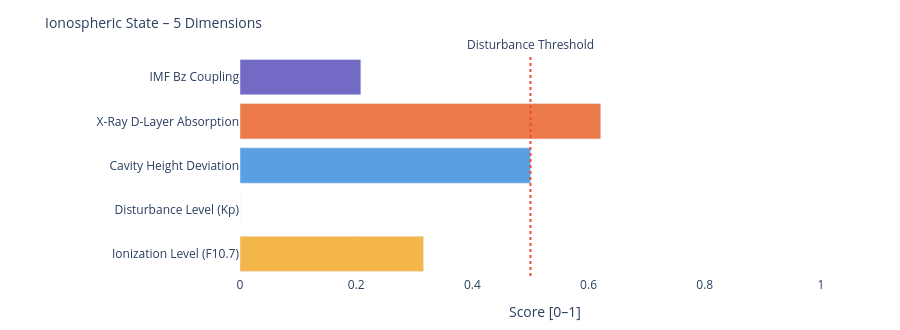

Notebook code for this chart:
### Markdown cell above
---
### 📐 Systemic Insight: Geometric Cavity vs. Real Schumann Resonance

**Relevant for:** Layer 6 = delta analysis &nbsp;|&nbsp; Layer 7 = feature vector / system interpretation

A cavity height change from 80 km to 70 km shifts the **idealized geometric frequencies** only minimally:

| Modus | Aktuell | Referenz | Δ |
|-------|---------|----------|---|
| SR-1 | 10.4762 Hz | 10.4599 Hz | +16 mHz |
| SR-2 | 18.1452 Hz | 18.1171 Hz | +28 mHz |
| SR-3 | 25.6612 Hz | 25.6215 Hz | +40 mHz |
| SR-4 | 33.1285 Hz | 33.0772 Hz | +51 mHz |

The geometric effect is limited because 10 km is very small compared to Earth's radius (~6371 km).

**Consequence:** Real Schumann deviations are likely driven more strongly by **conductivity, damping, day/night structure, lightning distribution and source geometry** than by pure cavity height.

---

**Layer 6 compares:**
```
geometric Δ from Layer 4  vs.  observed Δ from real Schumann measurement data
```

**Layer 7 Feature:**
```
If real Δ >> geometric Δ  →  non-geometric factors dominant
```

### Code cell
# ============================================================
# IONOSPHERIC STATE – Summary gauge
# Five dimensions: ionization, disturbance, cavity height, X-Ray, Bz coupling
# ============================================================

def norm(v, lo, hi):
    if v is None: return None
    return round(max(0.0, min(1.0, (v - lo) / (hi - lo))), 3)

# Ionization level (F10.7 → F2-Layer)
ioniz = norm(f107_val, 60, 250)

# Disturbance level (Kp → E/F-Layer irregularities)
disturb = norm(kp_val, 0, 9)

# Cavity height deviation from reference (80 km)
h_dev = norm(abs(h_eff - 80), 0, 20)

# X-Ray ionization (D-Layer absorption)
xray_ioniz = None
if xray_now is not None:
    xray_ioniz = norm(math.log10(max(xray_now, 1e-9)) + 9, 0, 5)

# Bz coupling (southward Bz → stronger magnetosphere-ionosphere coupling)
bz_coupling = norm(-(bz_now or 0), -5, 30) if bz_now is not None else None

dims = [
    ('Ionization Level (F10.7)',    ioniz,      '#F2A623'),
    ('Disturbance Level (Kp)',      disturb,    '#7F77DD'),
    ('Cavity Height Deviation',     h_dev,      '#378ADD'),
    ('X-Ray D-Layer Absorption',    xray_ioniz, '#E85D24'),
    ('IMF Bz Coupling',             bz_coupling,'#534AB7'),
]

fig = go.Figure()
for name, val, col in dims:
    if val is not None:
        h = int(val * 20)
        bar = '█' * h + '░' * (20 - h)
        label = f'{name}:  {bar}  {val:.3f}'
    else:
        label = f'{name}:  {"─" * 20}  n/a'
    fig.add_trace(go.Bar(
        x=[val if val is not None else 0],
        y=[name],
        orientation='h',
        marker_color=col, opacity=0.82,
        showlegend=False
    ))

fig.add_vline(x=0.5, line_dash='dot', line_color='#e74c3c',
              annotation_text='Disturbance Threshold', annotation_position='top')
fig.update_layout(
    title=dict(text='Ionospheric State – 5 Dimensions', font=dict(size=14)),
    xaxis=dict(title='Score [0–1]', range=[0, 1.05]),
    height=330, plot_bgcolor='rgba(0,0,0,0)', paper_bgcolor='rgba(0,0,0,0)',
    margin=dict(l=240, r=50, t=55, b=40)
)
fig.show()

print(f'\nIonospheric state:')
for name, val, _ in dims:
    print(f'  {name:<35} {val:.3f}' if val is not None else f'  {name:<35} n/a')

### Figure 1 — Plotly figure (JSON) as saved in the notebook; plotly's stock layout.template omitted (floating-point values rounded to 4 significant figures)
{"data": [{"marker": {"color": "#F2A623"}, "opacity": 0.82, "orientation": "h", "showlegend": false, "type": "bar", "x": [0.316], "y": ["Ionization Level (F10.7)"]}, {"marker": {"color": "#7F77DD"}, "opacity": 0.82, "orientation": "h", "showlegend": false, "type": "bar", "x": [0.0], "y": ["Disturbance Level (Kp)"]}, {"marker": {"color": "#378ADD"}, "opacity": 0.82, "orientation": "h", "showlegend": false, "type": "bar", "x": [0.5], "y": ["Cavity Height Deviation"]}, {"marker": {"color": "#E85D24"}, "opacity": 0.82, "orientation": "h", "showlegend": false, "type": "bar", "x": [0.621], "y": ["X-Ray D-Layer Absorption"]}, {"marker": {"color": "#534AB7"}, "opacity": 0.82, "orientation": "h", "showlegend": false, "type": "bar", "x": [0.208], "y": ["IMF Bz Coupling"]}], "layout": {"annotations": [{"showarrow": false, "text": "Disturbance Threshold", "x": 0.5, "xanchor": "center", "xref": "x", "y": 1, "yanchor": "bottom", "yref": "y domain"}], "height": 330, "margin": {"b": 40, "l": 240, "r": 50, "t": 55}, "paper_bgcolor": "rgba(0,0,0,0)", "plot_bgcolor": "rgba(0,0,0,0)", "shapes": [{"line": {"color": "#e74c3c", "dash": "dot"}, "type": "line", "x0": 0.5, "x1": 0.5, "xref": "x", "y0": 0, "y1": 1, "yref": "y domain"}], "title": {"font": {"size": 14}, "text": "Ionospheric State – 5 Dimensions"}, "xaxis": {"range": [0, 1.05], "title": {"text": "Score [0–1]"}}}}
